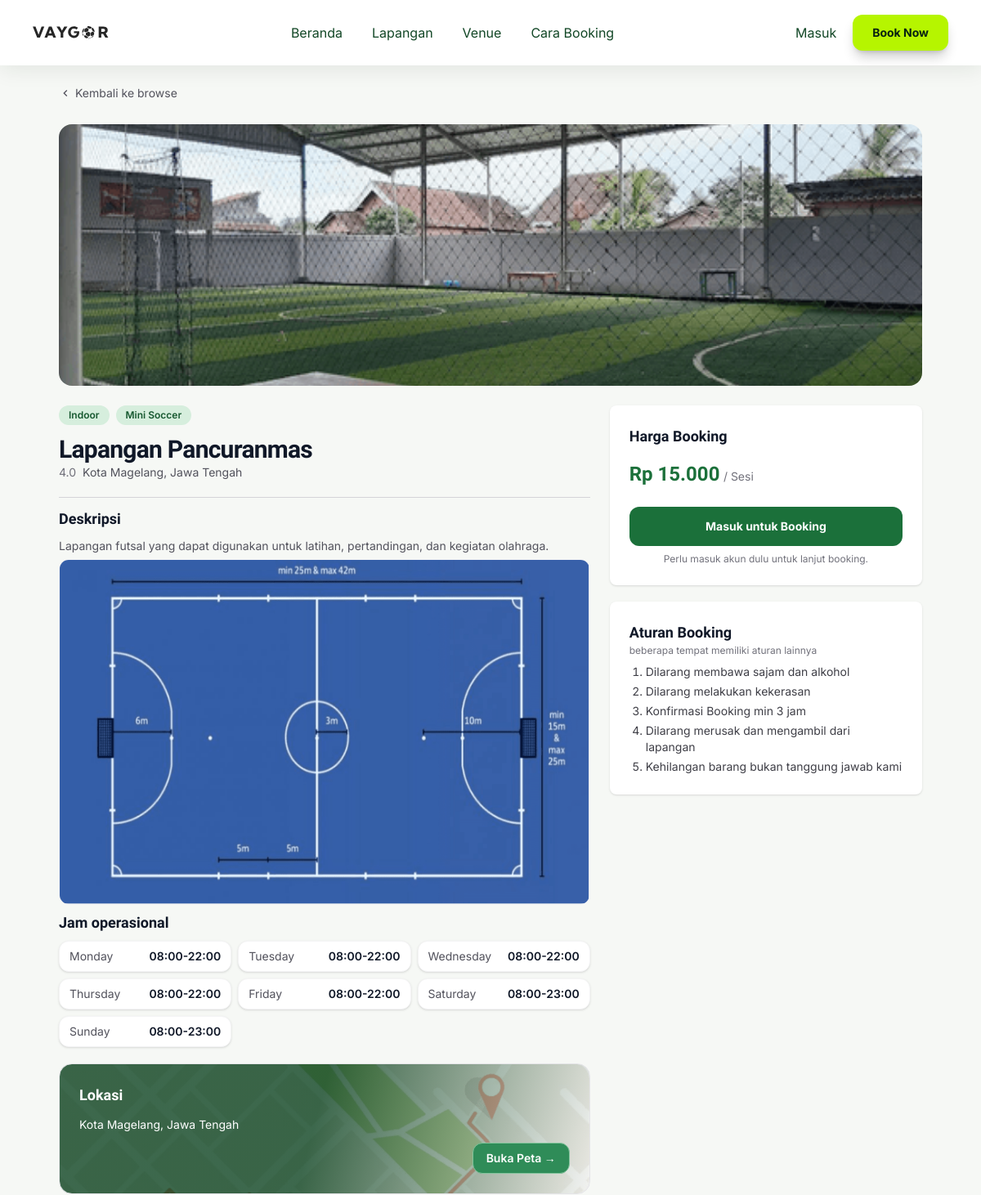
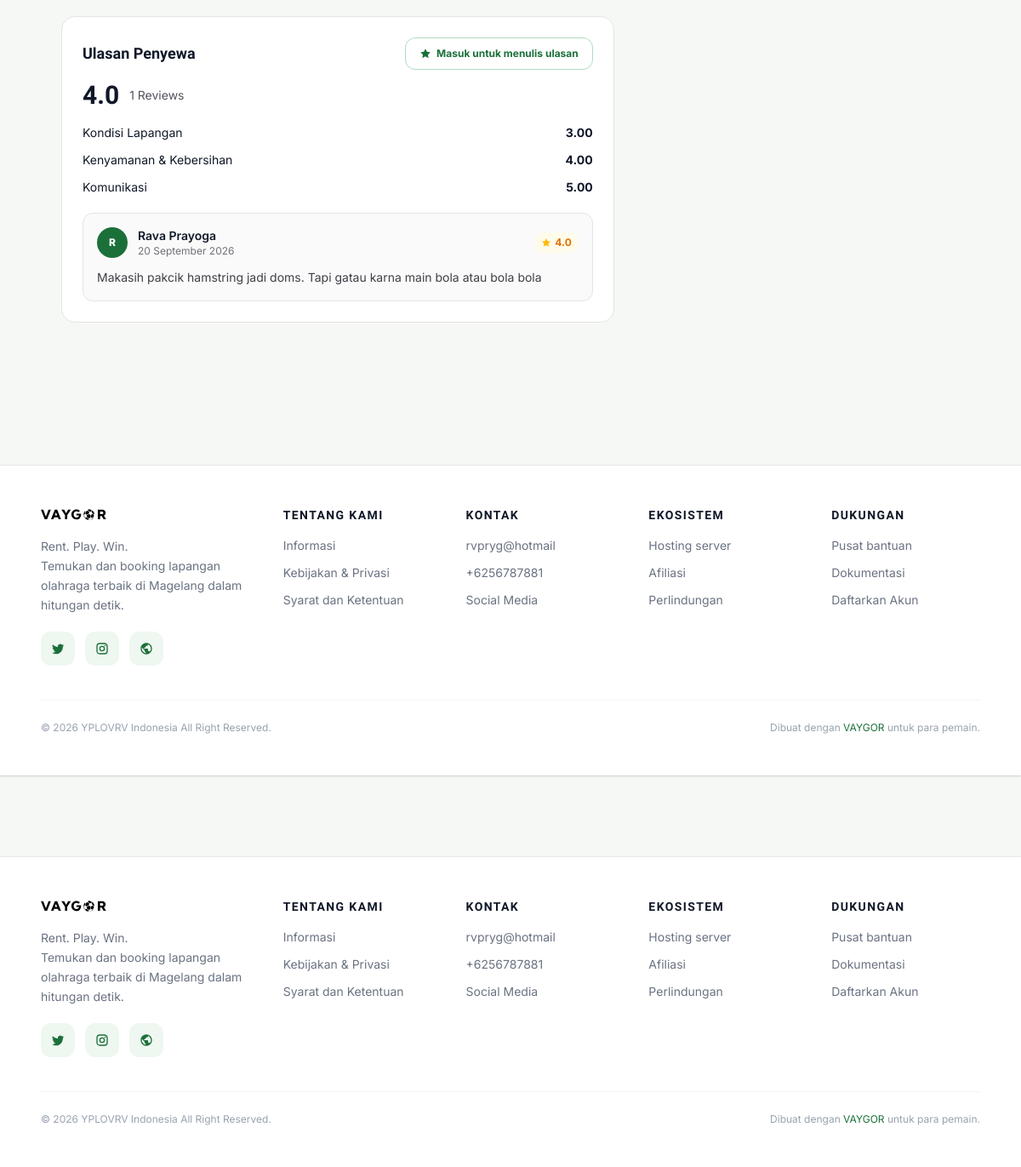
The app's page /index.php?p=produk&id=1 with its own data (2 pictures, top to bottom).
### tables this page shows
CREATE TABLE `fields` (
  `id` int UNSIGNED NOT NULL,
  `name` varchar(100) NOT NULL,
  `location` varchar(255) NOT NULL,
  `description` text,
  `capacity` int DEFAULT '10',
  `price` decimal(12,2) NOT NULL DEFAULT '0.00',
  `image` varchar(255) DEFAULT NULL
);

CREATE TABLE `bookings` (
  `id` int UNSIGNED NOT NULL,
  `booking_code` varchar(30) NOT NULL,
  `id_user` int UNSIGNED NOT NULL,
  `id_field` int UNSIGNED NOT NULL,
  `booking_date` date NOT NULL,
  `start_time` time NOT NULL,
  `end_time` time NOT NULL,
  `total_price` decimal(12,2) NOT NULL,
  `status` enum('pending','confirmed','completed','cancelled') NOT NULL DEFAULT 'pending',
  `rate_service` int NOT NULL,
  `rate_comfort` int NOT NULL,
  `rate_place` int NOT NULL,
  `review` varchar(100) NOT NULL
);

CREATE TABLE `field_schedules` (
  `id` int UNSIGNED NOT NULL,
  `field_id` int UNSIGNED NOT NULL,
  `day_of_week` enum('Monday','Tuesday','Wednesday','Thursday','Friday','Saturday','Sunday') NOT NULL,
  `open_time` time NOT NULL,
  `close_time` time NOT NULL
);

CREATE TABLE `users` (
  `id` int UNSIGNED NOT NULL,
  `name` varchar(100) NOT NULL,
  `email` varchar(100) NOT NULL,
  `phone` varchar(20) DEFAULT NULL,
  `password` varchar(255) NOT NULL,
  `role` enum('user','admin') NOT NULL DEFAULT 'user',
  `status` enum('active','inactive') NOT NULL DEFAULT 'active',
  `created_at` timestamp NULL DEFAULT CURRENT_TIMESTAMP,
  `updated_at` timestamp NULL DEFAULT CURRENT_TIMESTAMP ON UPDATE CURRENT_TIMESTAMP
);

### pages/produk.php (the view, shortened to what this page needs)
<?php
$vid = (int)($_GET['id'] ?? 1);
$venue = null;
try {
  $stmt = $conn->prepare("
    SELECT * FROM fields WHERE id = ? LIMIT 1
    ");
  $stmt->bind_param("i", $vid);
  $stmt->execute();
  $res = $stmt->get_result();
  $venue = $res->fetch_assoc();
} catch (Throwable $e) {
  $venue = null;
}
function p_img($row)
{
  $c = $row['image'] ?? '';
  if ($c !== '') {
    if (file_exists(__DIR__ . '/../assets/uploads/' . $c)) return 'assets/uploads/' . $c;
  }
  return 'assets/images/lapangan.png';
}
function p_price($n)
{
  return 'Rp ' . number_format((float)$n, 0, ',', '.');
}
$scheds = [];
try {
  $stmt = $conn->prepare("SELECT day_of_week, open_time, close_time FROM field_schedules WHERE field_id=? ORDER BY FIELD(day_of_week,'Monday','Tuesday','Wednesday','Thursday','Friday','Saturday','Sunday')");
  $stmt->bind_param("i", $vid);
  $stmt->execute();
  $r = $stmt->get_result();
  while ($row = $r->fetch_assoc()) $scheds[] = $row;
} catch (Throwable $e) {
}
$ratingData = ['avg' => 0, 'count' => 0, 'service' => 0, 'comfort' => 0, 'place' => 0];
$cats = [];
try {
  $rq = $conn->prepare("SELECT COUNT(*) AS c,
            ROUND(AVG((rate_service + rate_comfort + rate_place) / 3), 1) AS a,
            ROUND(AVG(rate_service), 1) AS s,
            ROUND(AVG(rate_comfort), 1) AS co,
            ROUND(AVG(rate_place), 1) AS p
        FROM bookings
        WHERE id_field = ? AND rate_service > 0 AND rate_comfort > 0 AND rate_place > 0");
  $rq->bind_param("i", $vid);
  $rq->execute();
  $rr = $rq->get_result()->fetch_assoc();
  if ($rr && (int) $rr['c'] > 0) {
    $ratingData = [
      'avg'     => (float) $rr['a'],
      'count'   => (int) $rr['c'],
      'service' => (float) $rr['s'],
      'comfort' => (float) $rr['co'],
      'place'   => (float) $rr['p'],
    ];
  }
  $qc = $conn->prepare("SELECT k.name_kat FROM fields_kat fk JOIN kategori k ON k.id_kat = fk.id_kat WHERE fk.id_field = ? ORDER BY k.name_kat");
  $qc->bind_param("i", $vid);
  $qc->execute();
  $rc = $qc->get_result();
  while ($c = $rc->fetch_assoc()) $cats[] = $c['name_kat'];
} catch (Throwable $e) {
}
$reviews = [];
try {
  $stmt = $conn->prepare("SELECT b.id, b.booking_date, b.rate_service, b.rate_comfort, b.rate_place, b.review, u.name AS user_name
        FROM bookings b
        JOIN users u ON u.id = b.id_user
        WHERE b.id_field = ? AND b.review IS NOT NULL AND TRIM(b.review) <> ''
        ORDER BY b.id DESC");
  $stmt->bind_param("i", $vid);
  $stmt->execute();
  $rr = $stmt->get_result();
  while ($row = $rr->fetch_assoc()) $reviews[] = $row;
} catch (Throwable $e) {
}
$reviewAvailable = false;
$reviewBookingId = 0;
$alreadyReviewed = false;
$userLoggedIn = !empty($_SESSION['id']);
$bookUrl = $userLoggedIn
  ? 'index.php?p=booking&id=' . (int) $venue['id']
  : 'login.php?redirect=' . urlencode('index.php?p=produk&id=' . (int) $venue['id']);
$bookLabel = $userLoggedIn ? 'Booking Sekarang' : 'Masuk untuk Booking';
?>
<div class="pt-20">
  <div class="mx-auto max-w-6xl px-6 sm:px-8 lg:px-12 py-6">
    <a href="index.php?p=browse" class="inline-flex items-center gap-1 text-sm text-zinc-600 hover:text-vaygor-600">
      <svg class="h-4 w-4" viewBox="0 0 24 24" fill="currentColor">
        <path d="M15.41 7.41 14 6l-6 6 6 6 1.41-1.41L10.83 12z" />
      </svg>
      Kembali ke browse
    </a>
  </div>
  <div class="mx-auto max-w-6xl px-6 sm:px-8 lg:px-12 pb-28 md:pb-12">
    <img src="<?php echo htmlspecialchars(p_img($venue), ENT_QUOTES, 'UTF-8'); ?>" alt="<?php echo htmlspecialchars($venue['name'], ENT_QUOTES, 'UTF-8'); ?>" class="rounded-2xl h-64 sm:h-80 w-full object-cover mb-6">
    <div class="grid gap-6 lg:grid-cols-[1.7fr_1fr] space-y-6">
      <div class="">
        <div class="flex flex-wrap gap-2">
          <?php if (!empty($cats)): ?>
            <?php foreach ($cats as $cn): ?>
              <span class="inline-block rounded-full bg-vaygor-100 px-3 py-1 text-xs font-semibold text-vaygor-700">
                <?php echo htmlspecialchars(ucfirst($cn), ENT_QUOTES, 'UTF-8'); ?>
              </span>
            <?php endforeach; ?>
          <?php endif; ?>
        </div>
        <h1 class="mt-3 font-spartan text-3xl font-extrabold tracking-tight"><?php echo htmlspecialchars($venue['name'], ENT_QUOTES, 'UTF-8'); ?></h1>
        <div class="flex items-center gap-2 mb-5">
          <p class="text-sm text-zinc-500"><?= $ratingData['count'] > 0 ? number_format($ratingData['avg'], 1) : ''; ?></p>
          <p class="text-sm text-zinc-600"><?php echo htmlspecialchars($venue['location'], ENT_QUOTES, 'UTF-8'); ?></p>
        </div>
        <hr class="border-zinc-300 my-3">
        <h2 class="font-spartan text-lg font-bold my-2">Deskripsi</h2>
        <p class="text-sm leading-relaxed text-zinc-600"><?php echo htmlspecialchars($venue['description'] ?? 'Lapangan futsal di Magelang.', ENT_QUOTES, 'UTF-8'); ?></p>
        <img src="assets/images/lapangan.png" alt="Denah" class="my-1 w-full rounded-xl border border-zinc-100">
        <h2 class="font-spartan text-lg font-bold my-2">Jam operasional</h2>
        <?php if (!empty($scheds)): ?>
          <div class="grid grid-cols-2 sm:grid-cols-3 gap-2 text-sm">
            <?php foreach ($scheds as $s): ?>
              <div class="rounded-xl border shadow-sm border-zinc-100 bg-white px-3 py-2 flex justify-between"><span class="text-zinc-600"><?php echo htmlspecialchars($s['day_of_week'], ENT_QUOTES, 'UTF-8'); ?></span><span class="font-semibold"><?php echo htmlspecialchars(substr($s['open_time'], 0, 5), ENT_QUOTES, 'UTF-8'); ?>-<?php echo htmlspecialchars(substr($s['close_time'], 0, 5), ENT_QUOTES, 'UTF-8'); ?></span></div>
            <?php endforeach; ?>
          </div>
        <?php else: ?>
          <p class="text-sm text-zinc-600">Jadwal belum tersedia.</p>
        <?php endif; ?>
        <div class="my-5 rounded-2xl border border-zinc-200 bg-white p-6 bg-[linear-gradient(105deg,rgba(18,71,38,0.82)_48%,rgba(232,233,232,0.55)_100%),url('assets/images/maps.png')] bg-cover bg-center text-white flex flex-col">
          <h2 class="font-spartan text-lg font-bold">Lokasi</h2>
          <p class="mt-3 text-sm"><?= htmlspecialchars($venue['location'], ENT_QUOTES, 'UTF-8'); ?></p>
          <a href="https://www.google.com/maps/search/?api=1&query=<?php echo urlencode($venue['name'] . ' Magelang'); ?>" target="_blank" rel="noopener" class="mt-3 ml-auto inline-flex rounded-xl border border-vaygor-300 bg-vaygor-500 px-4 py-2 text-sm font-semibold hover:text-vaygor-600 hover:bg-vaygor-100">Buka Peta →</a>
        </div>
        <div id="ulasan" class="rounded-2xl border border-zinc-200 bg-white p-6">
          <div class="flex flex-wrap items-center justify-between gap-3">
            <h2 class="font-spartan text-lg font-bold">Ulasan Penyewa</h2>
            <?php if ($reviewAvailable): ?>
              <a href="index.php?p=review&id=<?php echo (int) $reviewBookingId; ?>" class="inline-flex items-center gap-1.5 rounded-xl bg-vaygor-600 px-4 py-2.5 text-xs font-bold text-white shadow-sm transition hover:bg-vaygor-700">
                <svg class="h-3.5 w-3.5 fill-current" viewBox="0 0 24 24"><path d="M12 2l3.09 6.26L22 9.27l-5 4.87 1.18 6.88L12 17.77l-6.18 3.25L7 14.14 2 9.27l6.91-1.01L12 2z" /></svg>
                <?php echo $alreadyReviewed ? 'Perbarui Ulasan' : 'Tulis Ulasan'; ?>
              </a>
            <?php elseif (!$userLoggedIn): ?>
              <a href="login.php?redirect=<?php echo urlencode('index.php?p=produk&id=' . (int) $venue['id']); ?>" class="inline-flex items-center gap-1.5 rounded-xl border border-vaygor-200 bg-white px-4 py-2.5 text-xs font-bold text-vaygor-600 transition hover:bg-vaygor-50">
                <svg class="h-3.5 w-3.5 fill-current" viewBox="0 0 24 24"><path d="M12 2l3.09 6.26L22 9.27l-5 4.87 1.18 6.88L12 17.77l-6.18 3.25L7 14.14 2 9.27l6.91-1.01L12 2z" /></svg>
                Masuk untuk menulis ulasan
              </a>
            <?php endif; ?>
          </div>
          <?php if ($ratingData['count'] > 0): ?>
            <div class="mt-3 flex items-center gap-3">
              <span class="font-spartan text-3xl font-extrabold"><?php echo number_format($ratingData['avg'], 1); ?></span>
              <span class="text-sm text-zinc-600"><?php echo (int) $ratingData['count']; ?> Reviews</span>
            </div>
            <div class="mt-4 space-y-3">
              <div class="flex justify-between text-sm"><span>Kondisi Lapangan</span><b><?php echo number_format($ratingData['place'], 2); ?></b></div>
              <div class="flex justify-between text-sm"><span>Kenyamanan &amp; Kebersihan</span><b><?php echo number_format($ratingData['comfort'], 2); ?></b></div>
              <div class="flex justify-between text-sm"><span>Komunikasi</span><b><?php echo number_format($ratingData['service'], 2); ?></b></div>
            </div>
          <?php else: ?>
            <p class="mt-3 text-sm text-zinc-500">Belum ada ulasan untuk lapangan ini. Jadilah yang pertama!</p>
          <?php endif; ?>
          <?php if (!empty($reviews)):
            function review_card($rv)
            {
              $initial = mb_strtoupper(mb_substr(trim($rv['user_name']), 0, 1));
              $avg = ($rv['rate_service'] > 0) ? round(($rv['rate_service'] + $rv['rate_comfort'] + $rv['rate_place']) / 3, 1) : 0;
              $date = date('d F Y', strtotime($rv['booking_date']));
              ?>
              <div class=" flex-shrink-0 rounded-xl bg-zinc-50 mt-5 p-4 border border-zinc-200">
                <div class="flex items-center gap-3">
                  <span class="flex h-9 w-9 items-center justify-center rounded-full bg-vaygor-600 text-xs font-extrabold text-white"><?php echo htmlspecialchars($initial, ENT_QUOTES, 'UTF-8'); ?></span>
                  <div class="flex-1 min-w-0">
                    <p class="text-sm font-semibold truncate"><?php echo htmlspecialchars($rv['user_name'], ENT_QUOTES, 'UTF-8'); ?></p>
                    <p class="text-xs text-zinc-500"><?php echo htmlspecialchars($date, ENT_QUOTES, 'UTF-8'); ?></p>
                  </div>
                  <?php if ($avg > 0): ?>
                    <span class="inline-flex flex-shrink-0 items-center gap-1 rounded-full bg-amber-50 px-2 py-1 text-xs font-bold text-amber-600">
                      <svg class="h-3 w-3 fill-amber-400" viewBox="0 0 24 24"><path d="M12 2l3.09 6.26L22 9.27l-5 4.87 1.18 6.88L12 17.77l-6.18 3.25L7 14.14 2 9.27l6.91-1.01L12 2z" /></svg>
                      <?php echo number_format($avg, 1); ?>
                    </span>
                  <?php endif; ?>
                </div>
                <p class="mt-3 text-sm leading-relaxed text-zinc-700 whitespace-pre-line"><?php echo htmlspecialchars(trim($rv['review']), ENT_QUOTES, 'UTF-8'); ?></p>
              </div>
              <?php
            }
          ?>
            <?php review_card($reviews[0]); ?>
          <?php endif; ?>
        </div>
      </div>
      <div class="flex flex-col gap-5">
        <div class="hidden lg:block rounded-lg shadow-sm bg-white p-6">
          <h2 class="font-spartan font-black- text-lg font-bold mb-4">Harga Booking</h2>
          <span class="font-spartan text-2xl font-extrabold text-vaygor-600"><?php echo htmlspecialchars(p_price($venue['price']), ENT_QUOTES, 'UTF-8'); ?></span> <span class="text-sm text-zinc-500">/ Sesi</span>
          <a href="<?php echo htmlspecialchars($bookUrl, ENT_QUOTES, 'UTF-8'); ?>" class="mt-6 flex w-full items-center justify-center rounded-xl bg-vaygor-600 px-6 py-3.5 text-sm font-bold text-white hover:bg-vaygor-700"><?php echo htmlspecialchars($bookLabel, ENT_QUOTES, 'UTF-8'); ?></a>
          <?php if (!$userLoggedIn): ?>
            <p class="mt-2 text-center text-xs text-zinc-500">Perlu masuk akun dulu untuk lanjut booking.</p>
          <?php else: ?>
            <p class="mt-2 text-center text-xs text-zinc-500">Cek jadwal di bawah sebelum booking.</p>
          <?php endif; ?>
        </div>
        <div class="rounded-lg shadow-sm bg-white p-6">
          <h2 class="font-spartan text-lg font-bold">Aturan Booking</h2>
          <p class="text-xs text-zinc-500">beberapa tempat memiliki aturan lainnya</p>
          <ol class="mt-2 list-decimal pl-5 space-y-1 text-sm text-zinc-700">
            <li>Dilarang membawa sajam dan alkohol</li>
            <li>Dilarang melakukan kekerasan</li>
            <li>Konfirmasi Booking min 3 jam</li>
            <li>Dilarang merusak dan mengambil dari lapangan</li>
            <li>Kehilangan barang bukan tanggung jawab kami</li>
          </ol>
        </div>
      </div>
    </div>
  </div>
</div>
<?php require_once 'includes/footer.php'; ?>

### records on screen
fields: image (picture), name "Lapangan Pancuranmas", location "Kota Magelang, Jawa Tengah", description "Lapangan futsal yang dapat digunakan untuk latihan, pertandingan, dan kegiatan olahraga.", price "Rp 15.000"
bookings: rate_comfort "4.0", id "1", rate_place "3.00", rate_comfort "4.00", rate_service "5.00", id_user.name "R", id_user.name "Rava Prayoga", booking_date "20 September 2026", avg "4.0", review "Makasih pakcik hamstring jadi doms. Tapi gatau karna main bola atau bola bola"
field_schedules: day_of_week "Monday", open_time "08:00", close_time "22:00"
field_schedules: day_of_week "Tuesday", open_time "08:00", close_time "22:00"
field_schedules: day_of_week "Wednesday", open_time "08:00", close_time "22:00"
field_schedules: day_of_week "Thursday", open_time "08:00", close_time "22:00"
field_schedules: day_of_week "Friday", open_time "08:00", close_time "22:00"
field_schedules: day_of_week "Saturday", open_time "08:00", close_time "23:00"
field_schedules: day_of_week "Sunday", open_time "08:00", close_time "23:00"

### other values on screen
$cn "Indoor"
$cn "Mini Soccer"
$bookLabel "Masuk untuk Booking"
